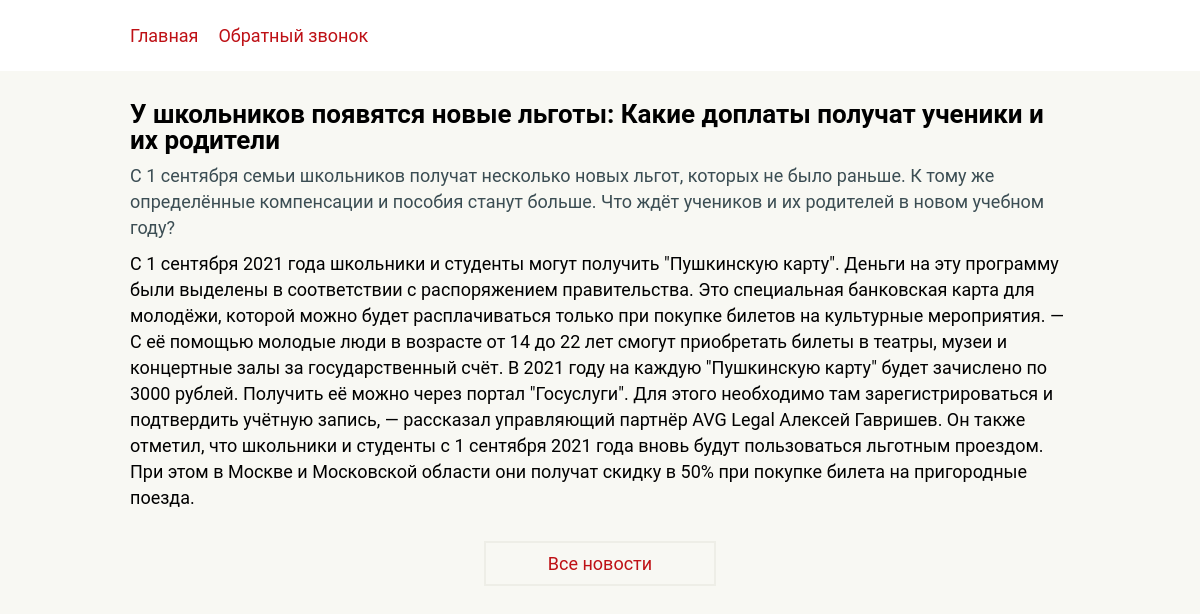
Screenshot of /article.php?id=1 with the database file from the repository.
### tables this page shows
CREATE TABLE `news` (
  `id` int UNSIGNED NOT NULL,
  `date` datetime NOT NULL,
  `name` text NOT NULL,
  `description` text NOT NULL,
  `text` text NOT NULL,
  `img` text NOT NULL
);

### article.php (the view, shortened to what this page needs)
<!DOCTYPE html>
<html lang="ru">
<head>
  <link rel="stylesheet" href="css/style.css">
</head>
<body>
  <header>
    <div class="container">
      <nav class="nav">
        <ul class="nav-list">
          <li class="nav-item"><a href="index.php" class="link">Главная</a></li>
          <li class="nav-item"><a href="form.html" class="link">Обратный звонок</a></li>
        </ul>
      </nav>
    </div>
  </header>
  <main>
    <div class="container">
      <div class="article">
        <?
          require_once 'php/connection.php';
          $link = mysqli_connect($servername, $username, $password, $dbname)
          or die("Ошибка " . mysqli_error($link));
          $query ="SELECT * FROM news ";
          $result = mysqli_query($link, $query) or die("Ошибка " . mysqli_error($link));
          while ($row = mysqli_fetch_row($result)):
            if ($_GET['id']==$row[0]) :?>
              <h2 class="article-name"><?echo $row[2]?></h2>
              <p class="article-announce"><?echo $row[3]?></p>
              <p class="article-text"><?echo $row[4]?></p>
            <? endif;
            endwhile;
          ?>
      </div>
      <div class="all-news-block">
        <a href="news.php" class="link all-news">Все новости</a>
      </div>
    </div>
  </main>
</body>
</html>

### css/style.css (style rules this page uses)
* { box-sizing: border-box; }
a { outline:none; text-decoration: none; }
h1,h2,h3,h4,h5,h6 { margin: 0; padding: 0; }
p { margin: 0; padding: 0; }
ul { border: 0px solid; list-style: none; margin: 0; padding: 0; }
body { margin: 0; padding: 0; height: 100%; background: #f8f8f3; font-size: 18px; font-family: Roboto; font-weight: 400 ; }
header { background: #fff; }
.container { margin: 0 auto; padding: 0 15px; max-width: 1200px; }
@media (max-width:1200px) { .container { max-width:970px; } }
.nav { margin: 0 0 30px 0; padding: 25px 0; width: 100%; }
.nav-list { display: flex; flex-direction: row; }
.nav-item { margin: 0 20px 0 0; }
.link { color: #be1116; }
.all-news-block { display: flex; justify-content: center; }
.link.all-news { padding: 10px 62px; border: 2px solid #eeeee7; }
.article { line-height: 26px; }
.article-name { margin: 0 0 10px 0; font-size: 26px; font-weight:700; }
.article-announce { margin: 0 0 10px 0; color: #3b4d53; }
.article-text { margin: 0 0 30px 0; }

### rows the page displays
news: name "У школьников появятся новые льготы: Какие доплаты получат ученики и их родители", description "С 1 сентября семьи школьников получат несколько новых льгот, которых не было раньше. К тому же определённые компенсации и пособия станут больше. Что ждёт учеников и их родителей в новом учебном году?", text "С 1 сентября 2021 года школьники и студенты могут получить \"Пушкинскую карту\". Деньги на эту программу были выделены в соответствии с распоряжением правительства. Это специальная банковская карта для молодёжи, которой можно будет расплачиваться только при покупке билетов на культурные мероприятия. — С её помощью молодые люди в возрасте от 14 до 22 лет смогут приобретать билеты в театры, музеи и концертные залы за государственный счёт. В 2021 году на каждую \"Пушкинскую карту\" будет зачислено по 3000 рублей. Получить её можно через портал \"Госуслуги\". Для этого необходимо там зарегистрироваться и подтвердить учётную запись, — рассказал управляющий партнёр AVG Legal Алексей Гавришев. Он также…"
